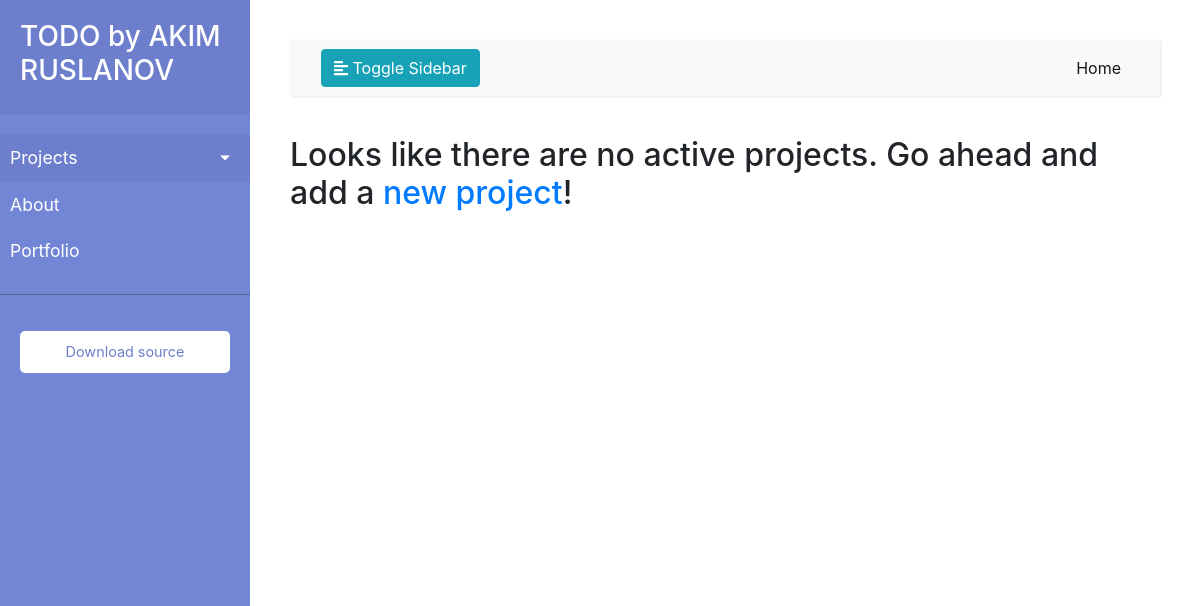
Before: / with the older database file.
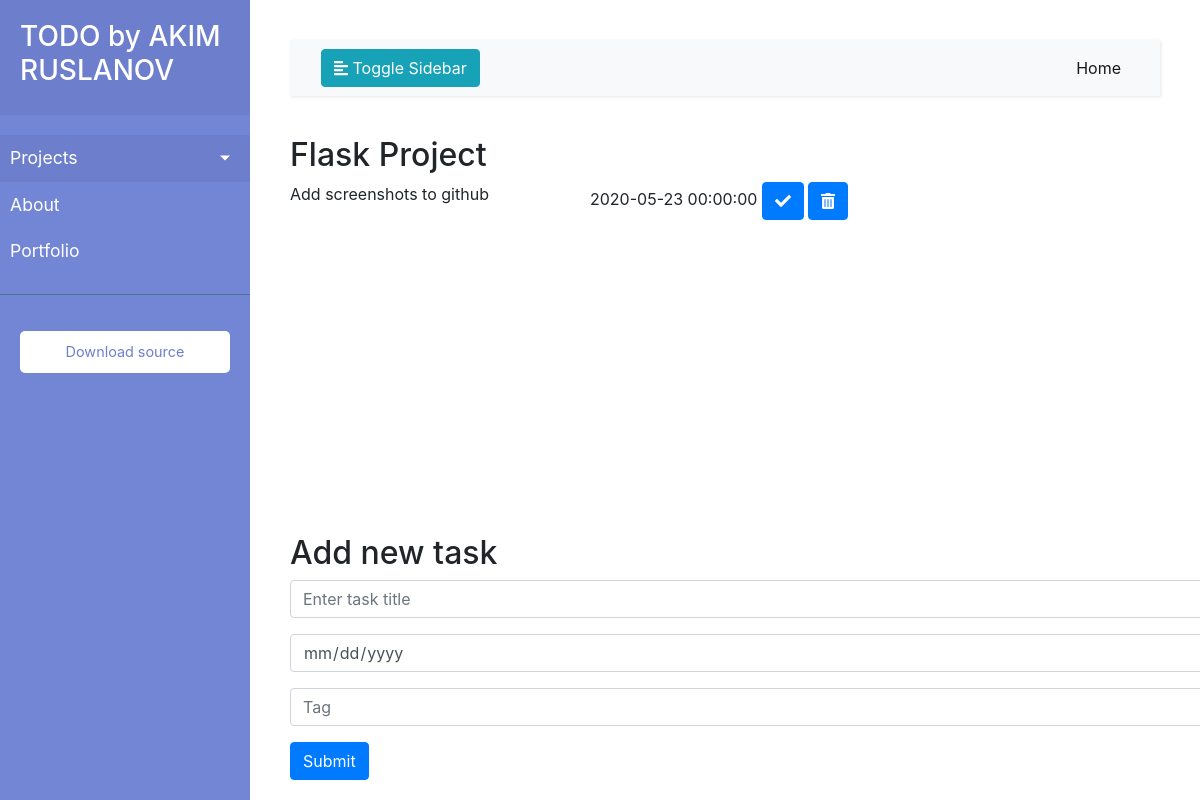
After: the same page with the newer database file.
### app.py (models this page shows, shortened)
class Project(db.Model):
    id = db.Column(db.Integer, primary_key=True)
    title = db.Column(db.Text, nullable=False)
    description = db.Column(db.Text, nullable=True, default="")
    date_created = db.Column(db.DateTime, default=datetime.utcnow)
    tasks = db.relationship('Task', backref='project', lazy=True)

class Task(db.Model):
    id = db.Column(db.Integer, primary_key=True)
    title = db.Column(db.Text, nullable=False)
    date_created = db.Column(db.DateTime, default=datetime.now())
    due_date = db.Column(db.DateTime)
    tag = db.Column(db.Text)  # might create enumeration???
    done = db.Column(db.Boolean, default=False)
    project_id = db.Column(db.Integer, db.ForeignKey('project.id'), nullable=False)

### app.py (the view)
@app.route('/')
def tasks_list():
    projects = Project.query.all()
    if (len(projects) != 0):
        project_active = projects[0]
    else:
        project_active = -1
    return render_template('index.html', projects=projects, project_active=project_active)

### templates/index.html (shortened to what this page needs)
{% extends 'base.html' %}
{% block content %}
<h2>{{ project_active.title }}</h2>
{% if project_active == -1 %}
<h2>Looks like there are no active projects. Go ahead and add a <a href="/project_page">new project</a>!</h2>
{% else %}
{% for task in project_active.tasks %}
<div class="row">
    <div class="col-sm-4">
        {% if task.done %} <strike> {{ task.title }} </strike>
        {% else %} {{ task.title }}
        {% endif %}
    </div>
    <div class="col-sm-4">
        {{ task.due_date }}
        <a href="/done/{{ task.id }}" class="btn btn-primary"><i class="fas fa-check"></i></a>
        <a href="/delete/{{ task.id }}" class="btn btn-primary"><i class="fas fa-trash-alt"></i></a>
    </div>
</div>
{% endfor %}
<div id="input_wrapper">
    <form action="/task/{{ projects[0].id }}" method="POST">
        <h2>Add new task</h2>
        <div class="form-group">
          <input type="text" class="form-control" id="task_title" aria-describedby="titleHelp" name="title" placeholder="Enter task title">
        </div>
        <div class="form-group">
          <input type="date" class="form-control" id="date_picker" placeholder="Due Date" name="due_date">
        </div>
        <div class="form-group">
          <input type="text" class="form-control" id="task_tag" name="tag" placeholder="Tag">
        </div>
        <button type="submit" class="btn btn-primary">Submit</button>
    </form>
</div>
{% endif %}
{% endblock %}

Changed rows visible on the page:
added Project: title "Flask Project"
added Task: title "Add screenshots to github", due_date "2020-05-23 00:00:00"
Other visible differences:
text no longer shown: "Looks like there are no active projects. Go ahead and add a new project !"
text now shown: "Add new task Submit"
